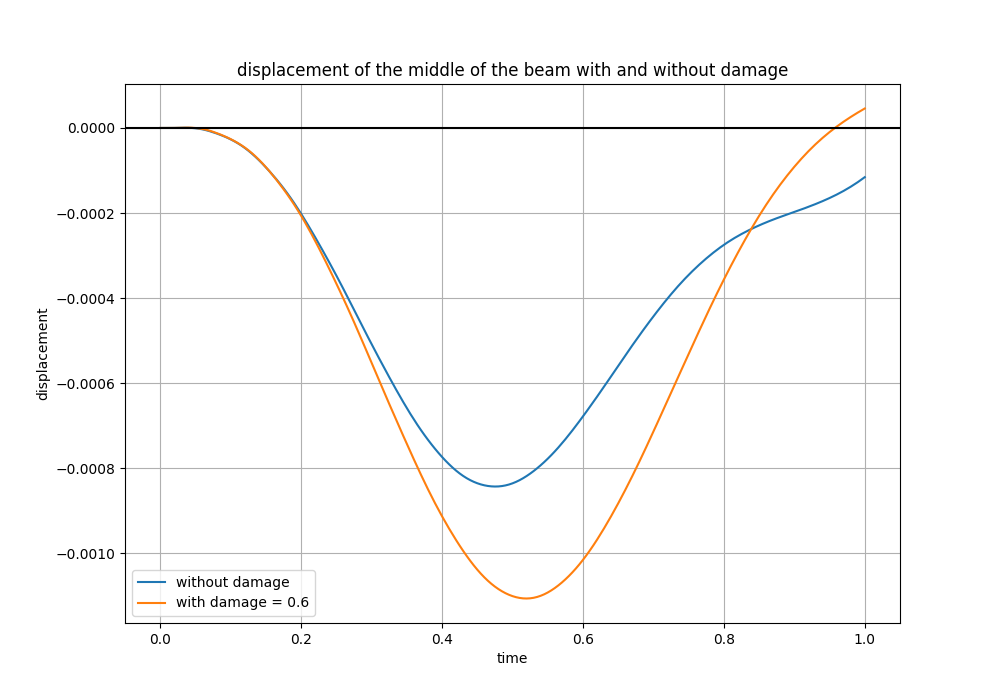

Write the Python code that produced this figure.
import matplotlib.pyplot as plt
import numpy as np
import mstdef

L = 30  # [m]
E = 29.43*10**9  # e-modulus [N/m^2]
I = 8.72 # moment of inertia
A = 7.94  # cross section [m^2]
m = 36056  # self weight of the beam
dam_var = 0.6  # how much the EI will decrease due to damage
num_el = 60  # number of chose elements
L_elm = L / num_el  # length of the elements
place_of_damage = np.linspace(25,34, 10) # which element is damaged
num_nod = num_el + 1  # number of nodes in the model
damage_off_on = False  # setting the damage off and on
mw = 5000 # weight of the wheel
mv = 24000  # weight of the train
p = ((mw + mv) * 9.81)  # force of the train
damping_ratio = 0.025  # damping ratio for this beam
beta, gamma = 0.25, 0.5  # Newmark's beta method

# making stiffness matrix
lk = mstdef.local_stiffness_matrix(E, I, L_elm)
gk_dam = mstdef.global_stiffness_matrix(True, num_el, place_of_damage, lk, dam_var, num_nod)
gk_dam = np.delete(gk_dam, [0, -2], 1)
gk_dam = np.delete(gk_dam, [0, -2], 0)
gk = mstdef.global_stiffness_matrix(False, num_el, place_of_damage, lk, dam_var, num_nod)
gk = np.delete(gk, [0, -2], 1)
gk = np.delete(gk, [0, -2], 0)

# making mass matrix
lm = mstdef.local_mass_matrix(A, m, L_elm)
gm = mstdef.global_mass_matrix(lm, num_nod, num_el)
gm = np.delete(gm, [0, -2], 1)
gm = np.delete(gm, [0, -2], 0)

#making damping matrix
s1,s2,w1,w2 = mstdef.getting_damping_coeffients(gk,gm,damping_ratio)
gc = s1*gm + s2*gk
s1_dam,s2_dam,w1_dam,w2_dam = mstdef.getting_damping_coeffients(gk_dam,gm,damping_ratio)
gc_dam = s1*gm + s2*gk_dam

# setting initial conditions
u = np.zeros(num_nod * 2 - 2)
u_dot = np.zeros(num_nod*2 - 2)
u_dot_dot = np.zeros(num_nod*2 - 2)
u_dam = np.zeros(num_nod * 2 - 2)
u_dot_dam = np.zeros(num_nod*2 - 2)
u_dot_dot_dam = np.zeros(num_nod*2 - 2)

#making the place vector
t1 = 1
t = np.linspace(0,t1, 201)
v = 30
f_pos = t*v
dt = t[1] - t[0]

#making shape matrix
element_number = np.trunc(f_pos / L_elm)
element_number[-1] = element_number[-1] - 1
s = (f_pos - element_number * L_elm) / L_elm
N1 = 1 - 3 * s ** 2 + 2 * s ** 3
N2 = L_elm * (s - 2 * s ** 2 + s ** 3)
N3 = 3 * s ** 2 - 2 * s ** 3
N4 = L_elm * (- s ** 2 + s ** 3)
N_vec = np.array([N1, N2, N3, N4])
N_matrix = N_vec.transpose()

#making integration constants
a0 = 1/(beta*dt**2)
a1 = gamma/(beta*dt)
a2 = 1/(beta*dt)
a3 = (1/(2*beta)) - 1
a4 = 1 - (gamma/beta)
a5 = dt*(1-(gamma/(2*beta)))
a6 = dt*(1-gamma)
a7 = gamma*dt

# making effective matrix
A = a0 * gm + a1*gc + gk

midu = []
midu_dam = []
#starting time integration
for n in range(len(t)):
    if n == 201:
        break
    nf = int(element_number[n])
    F_vec = np.zeros(num_nod*2)
    F_vec[nf*2:nf*2+4] = N_matrix[n]*-p
    F_vec = np.delete(F_vec,[0,-2])
    u, u_dot, u_dot_dot = mstdef.newmark(gm, gc, gk, F_vec, gamma, beta, dt, u, u_dot, u_dot_dot)
    u_dam, u_dot_dam, u_dot_dot_dam = mstdef.newmark(gm, gc_dam, gk_dam, F_vec, gamma, beta, dt, u_dam, u_dot_dam, u_dot_dot_dam)
    u1 = u.reshape(num_nod - 1, 2)[:-1, 1]
    u1 = np.concatenate([[0], u1, [0]])
    midu.append(u1[int(len(u1)/2)])
    u1_dam = u_dam.reshape(num_nod - 1, 2)[:-1, 1]
    u1_dam = np.concatenate([[0], u1_dam, [0]])
    midu_dam.append(u1_dam[int(len(u1_dam) / 2)])

plt.figure(figsize=(10,7))
plt.plot(t, midu, label='without damage')
plt.plot(t, midu_dam, label='with damage = 0.6')
plt.axhline(0, color='k')
plt.title('displacement of the middle of the beam with and without damage')
plt.legend()
plt.grid()
plt.xlabel('time')
plt.ylabel('displacement')
plt.savefig('moving force model')